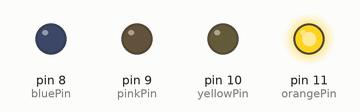
A sketch run on a simulated Arduino Uno, built with avr-gcc and run on an emulated ATmega328P. On the bench: output pins drawn as LEDs (lit = HIGH).

Above: at 0.1 s.
Timing chart, 0 to 1.6 s (numbered marks = the images above):
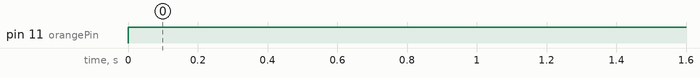

Measured:
- by itself, pin 11 (orangePin): LOW → HIGH at 0.00 s

The sketch:

Steppermotor_basic.ino
```cpp
int bluePin = 8;
int pinkPin = 9;
int yellowPin = 10;
int orangePin = 11;
int currentStep = 0;

int waveStepCount = 4;

bool clockwise = false;

void setup() {
  pinMode(bluePin, OUTPUT);
  pinMode(pinkPin, OUTPUT);
  pinMode(yellowPin, OUTPUT);
  pinMode(orangePin, OUTPUT);

  digitalWrite(bluePin, LOW);
  digitalWrite(pinkPin, LOW);
  digitalWrite(yellowPin, LOW);
  digitalWrite(orangePin, LOW);
}
void loop() {
  int stepCount = waveStepCount;
  int currentStep;
  int directionStep = clockwise ? currentStep : (4 - 1) - currentStep;
  switch (directionStep) {
    case 0:
      digitalWrite(bluePin, HIGH);
      digitalWrite(pinkPin, LOW);
      digitalWrite(yellowPin, LOW);
      digitalWrite(orangePin, LOW);
      break;
    case 1:
      digitalWrite(bluePin, LOW);
      digitalWrite(pinkPin, HIGH);
      digitalWrite(yellowPin, LOW);
      digitalWrite(orangePin, LOW);
      break;
    case 2:
      digitalWrite(bluePin, LOW);
      digitalWrite(pinkPin, LOW);
      digitalWrite(yellowPin, HIGH);
      digitalWrite(orangePin, LOW);
      break;
    case 3:
      digitalWrite(bluePin, LOW);
      digitalWrite(pinkPin, LOW);
      digitalWrite(yellowPin, LOW);
      digitalWrite(orangePin, HIGH);
      break;
  }
  currentStep = (++currentStep < 4 ) ? currentStep : 0;

  //this is actually that that sentenca above sais^
  //currentStep = currentStep + 1;
  //if(currentStep < 4){
  // currentStep = currentStep;
  //}
  //else{
  // currentStep = 0;
delay(20);
}
```
